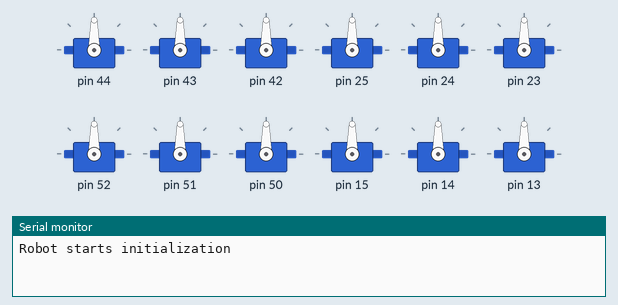
The sketch below on a simulated Arduino Nano, built with avr-gcc and run on an emulated ATmega328P. Parts: 12 × servo, the last lines printed to the serial monitor.

Above: at 1.2 s.
At 7.08 s:
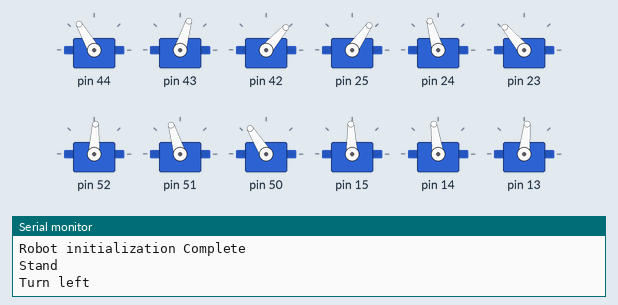
At 14.2 s:
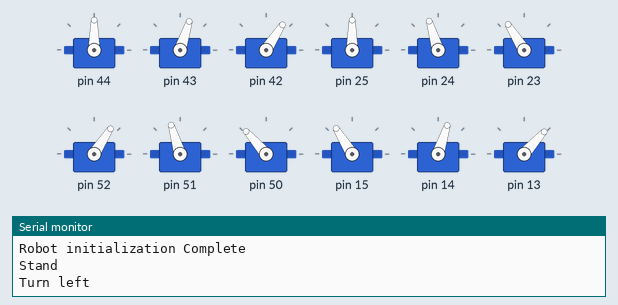
At 23.4 s:
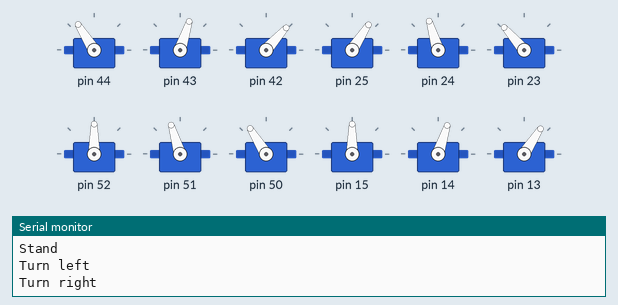
At 30.5 s:
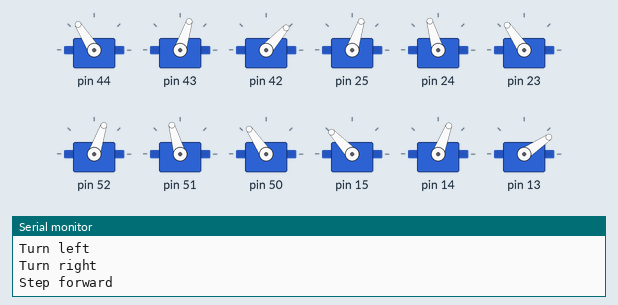
At 37.6 s:
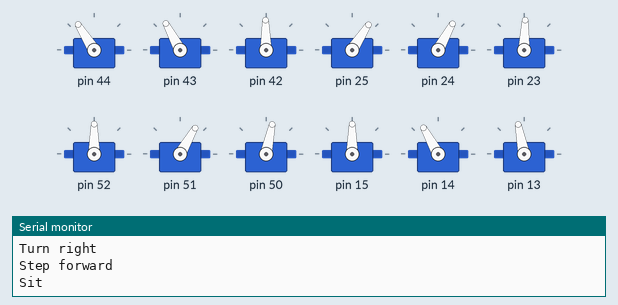
Timing chart, 0 to 39.1 s (numbered marks = the images above):
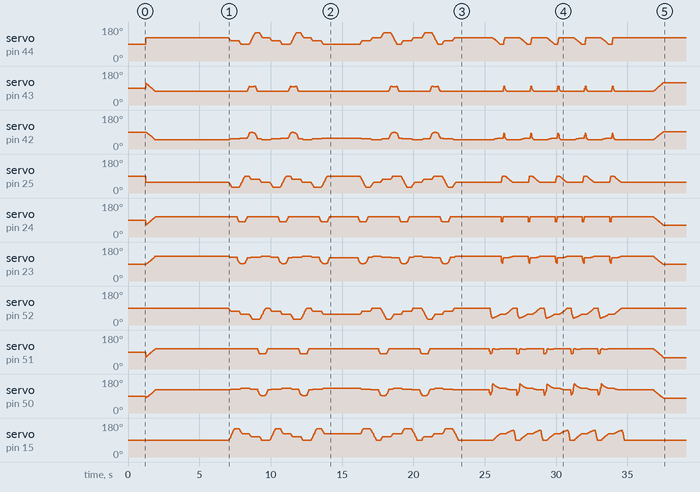

The sketch:

KRPAI.ino
```cpp
/* -----------------------------------------------------------------------------
  - Project: Remote control Crawling robot
  - Author:  panerqiang@sunfounder.com
  - Date:  2015/1/27
   -----------------------------------------------------------------------------
  - Overview
  - This project was written for the Crawling robot desigened by Sunfounder.
    This version of the robot has 4 legs, and each leg is driven by 3 servos.
  This robot is driven by a Ardunio Nano Board with an expansion Board.
  We recommend that you view the product documentation before using.
  - Request
  - This project requires some library files, which you can find in the head of
    this file. Make sure you have installed these files.
  - How to
  - Before use,you must to adjust the robot,in order to make it more accurate.
    - Adjustment operation
    1.uncomment ADJUST, make and run
    2.comment ADJUST, uncomment VERIFY
    3.measure real sites and set to real_site[4][3], make and run
    4.comment VERIFY, make and run
  The document describes in detail how to operate.

   ---------------------------------------------------------------------------*/

/* Includes ------------------------------------------------------------------*/
#include <Servo.h>							//control servos
#include <FlexiTimer2.h>			  //set a timer to manage all servos

#include "Config.h"             //Robot settings
#include "Servo_Generic.h"      //Servo
#include "Kinematics.h"         //Kinematics algoritm
#include "Gait.h"               //Gait
#include "Ultrasonic.h"         //Ultrasonic sensor
#include "MazeSolving.h"        //Maze solving algoritm
#include "Command.h"            //Command DEBUG


/*
- setup function
  ---------------------------------------------------------------------------*/
void setup()
{
    //start serial for debug
    Serial.begin(115200);
    Serial.println(F("Robot starts initialization"));

    command_init();

    site_init();           //init default site
    servo_init();        //initialize servos
    start_servo_service(); //start servo service

    Serial.println(F("Robot initialization Complete"));

    Serial.println(F("Stand"));
    stand();
    delay(5000);
}

/*
  - loop function
   ---------------------------------------------------------------------------*/
void loop()
{

    Serial.println(F("Turn left"));
    turn_left(5);
    delay(2000);

    Serial.println(F("Turn right"));
    turn_right(5);
    delay(2000);

    Serial.println(F("Step forward"));
    step_forward(10);
    delay(2000);

    Serial.println(F("Sit"));
    sit();
    delay(5000);
}
```

ATMega128_Arduino_Pin.h
```cpp
#define PORT_A_0 44
#define PORT_A_1 43
#define PORT_A_2 42
#define PORT_A_3 41
#define PORT_A_4 40
#define PORT_A_5 39
#define PORT_A_6 38
#define PORT_A_7 38

#define PORT_B_0 8      //SS
#define PORT_B_1 9      //SCK
#define PORT_B_2 10     //MOSI
#define PORT_B_3 11     //MISO
#define PORT_B_4 12
#define PORT_B_5 13
#define PORT_B_6 14
#define PORT_B_7 15

#define PORT_C_0 28
#define PORT_C_1 29
#define PORT_C_2 30
#define PORT_C_3 31
#define PORT_C_4 32
#define PORT_C_5 33
#define PORT_C_6 34
#define PORT_C_7 35

#define PORT_D_0 18     //SDA
#define PORT_D_1 19     //SCL
#define PORT_D_2 20     //RX1
#define PORT_D_3 21     //TX1
#define PORT_D_4 22
#define PORT_D_5 23
#define PORT_D_6 24
#define PORT_D_7 25

#define PORT_E_0 0      //RX0
#define PORT_E_1 1      //TX0
#define PORT_E_2 2
#define PORT_E_3 3
#define PORT_E_4 4
#define PORT_E_5 5
#define PORT_E_6 6
#define PORT_E_7 7

#define PORT_F_0 45     //Analog 0
#define PORT_F_1 46     //Analog 1
#define PORT_F_2 47     //Analog 2
#define PORT_F_3 48     //Analog 3
#define PORT_F_4 49     //Analog 4
#define PORT_F_5 50     //Analog 5
#define PORT_F_6 51     //Analog 6
#define PORT_F_7 52     //Analog 7

#define PORT_G_0 26
#define PORT_G_1 27
#define PORT_G_2 36
#define PORT_G_3 16
#define PORT_G_4 17
#define PORT_G_5 53
```

Command.h
```cpp
/* Commands --------------------------------------------------------------------*/
#if DEBUG_COMMAND && DEBUG
    #include <CommandHandler.h>
    CommandHandler<> SerialCommandHandler(Serial, '[', ']');
#endif


void command_init(void)
{
    #if DEBUG_COMMAND && DEBUG
    SerialCommandHandler.AddCommand(F("servo_angle"),   Cmd_SetServoAngle);
    SerialCommandHandler.AddCommand(F("servo_pos"),     Cmd_SetServoPos);

    SerialCommandHandler.AddCommand(F("stand"),         Cmd_Stand);
    SerialCommandHandler.AddCommand(F("sit"),           Cmd_Sit);
    SerialCommandHandler.AddCommand(F("turn_right"),    Cmd_Turn_Right);
    SerialCommandHandler.AddCommand(F("turn_left"),     Cmd_Turn_Left);
    SerialCommandHandler.AddCommand(F("step_forward"),  Cmd_Step_Forward);
    SerialCommandHandler.AddCommand(F("step_back"),     Cmd_Step_Back);
    SerialCommandHandler.AddCommand(F("body_left"),     Cmd_Body_Left);
    SerialCommandHandler.AddCommand(F("body_right"),    Cmd_Body_Right);
    SerialCommandHandler.AddCommand(F("hand_wave"),     Cmd_Hand_Wave);
    SerialCommandHandler.AddCommand(F("hand_shake"),    Cmd_Hand_Shake);

    SerialCommandHandler.SetDefaultHandler(Cmd_Unknown);
    #endif
}

#if DEBUG_COMMAND && DEBUG

void Cmd_Unknown()
{
    Serial.println(F("Unknown command."));
}

void Cmd_SetServoAngle(CommandParameter &Parameters)
{
    int leg_number = Parameters.NextParameterAsInteger();

    if (leg_number < 0 || leg_number >= 4)
        return;

    int servo_number = Parameters.NextParameterAsInteger();

    if (servo_number < 0 || servo_number >= 3)
        return;

    int angle = Parameters.NextParameterAsInteger();

    if (angle < 0 || angle >= 180)
        return;

    servo[leg_number][servo_number].write(angle);
}

void Cmd_SetServoPos(CommandParameter &Parameters)
{
    uint8_t leg = Parameters.NextParameterAsInteger();
    uint8_t x = Parameters.NextParameterAsInteger();
    uint8_t y = Parameters.NextParameterAsInteger();
    uint8_t z = Parameters.NextParameterAsInteger();
    uint8_t speed = Parameters.NextParameterAsInteger();

    if (leg < 0 || leg >= 4)
        return;

    move_speed = speed;
    set_site(leg, x, y, z);
    wait_reach(leg);
}

void Cmd_Stand(CommandParameter &Parameters)
{
    stand();
}

void Cmd_Sit(CommandParameter &Parameters)
{
    sit();
}

void Cmd_Turn_Right(CommandParameter &Parameters)
{
    uint16_t param = Parameters.NextParameterAsInteger();

    if (param > 0)
        turn_right(param);
}


void Cmd_Turn_Left(CommandParameter &Parameters)
{
    uint16_t param = Parameters.NextParameterAsInteger();

    if (param > 0)
        turn_left(param);
}


void Cmd_Step_Forward(CommandParameter &Parameters)
{
    uint16_t param = Parameters.NextParameterAsInteger();

    if (param > 0)
        step_forward(param);
}

void Cmd_Step_Back(CommandParameter &Parameters)
{
    uint16_t param = Parameters.NextParameterAsInteger();

    if (param > 0)
        step_back(param);
}

void Cmd_Body_Left(CommandParameter &Parameters)
{
    uint16_t param = Parameters.NextParameterAsInteger();

    if (param > 0)
        body_left(param);
}

void Cmd_Body_Right(CommandParameter &Parameters)
{
    uint16_t param = Parameters.NextParameterAsInteger();

    if (param > 0)
        body_right(param);
}

void Cmd_Hand_Wave(CommandParameter &Parameters)
{
    uint16_t param = Parameters.NextParameterAsInteger();

    if (param > 0)
        hand_wave(param);
}

void Cmd_Hand_Shake(CommandParameter &Parameters)
{
    uint16_t param = Parameters.NextParameterAsInteger();

    if (param > 0)
        hand_shake(param);
}
#endif
```

Kinematics.h
```cpp
/* Size of the robot ---------------------------------------------------------*/
float length_a = L_FEMUR;           //Femur
float length_b = L_TIBIA;           //Tibia
float length_c = L_COXA;            //Coxa
float length_side = L_SIDE_LEG;     //Length between leg
float z_absolute = -50;             //max z coordinates
/* Constants for movement ----------------------------------------------------*/
float z_default = -85;              //z default coordinates
float z_up = -65;                   //z up coordinates
float z_boot = z_absolute;          //z sit coordinates
float x_default = 62;
float x_offset = 0;
float y_start = 0;
float y_step = 40;
/* variables for movement ----------------------------------------------------*/
volatile float site_now[4][3];    //real-time coordinates of the end of each leg
volatile float site_expect[4][3]; //expected coordinates of the end of each leg
float temp_speed[4][3];           //each axis' speed, needs to be recalculated before each movement
float move_speed;                 //movement speed
float speed_multiple = 1;         //movement speed multiple
float spot_turn_speed = 3;
float leg_move_speed = 10;
float body_move_speed = 1.5;
float stand_seat_speed = 1;
volatile int rest_counter; //+1/0.02s, for automatic rest
//function's parameter
const float KEEP = 255;
//define PI for calculation
const float pi = 3.1415926;
/* Constants for turn --------------------------------------------------------*/
//temp length
const float temp_a = sqrt(pow(2 * x_default + length_side, 2) + pow(y_step, 2));
const float temp_b = 2 * (y_start + y_step) + length_side;
const float temp_c = sqrt(pow(2 * x_default + length_side, 2) + pow(2 * y_start + y_step + length_side, 2));
const float temp_alpha = acos((pow(temp_a, 2) + pow(temp_b, 2) - pow(temp_c, 2)) / 2 / temp_a / temp_b);
//site for turn
const float turn_x1 = (temp_a - length_side) / 2;
const float turn_y1 = y_start + y_step / 2;
const float turn_x0 = turn_x1 - temp_b * cos(temp_alpha);
const float turn_y0 = temp_b * sin(temp_alpha) - turn_y1 - length_side;
/* ---------------------------------------------------------------------------*/

void start_servo_service(void);
void site_init(void);
void servo_service(void);
void set_site(uint8_t leg, float x, float y, float z);
void wait_reach(uint8_t leg);
void wait_all_reach(void);
void set_site(void);
void cartesian_to_polar(volatile float &alpha, volatile float &beta, volatile float &gamma,
                        volatile float x, volatile float y, volatile float z);
void polar_to_servo(uint8_t leg, float &alpha, float &beta, float &gamma);
void write_to_servo(uint8_t leg, float alpha, float beta, float gamma);


void start_servo_service(void)
{
    //start servo service
    FlexiTimer2::set(20, servo_service);
    FlexiTimer2::start();

    Serial.println("Servo service started");
}


void site_init(void)
{
    //initialize default parameter
    set_site(0, x_default - x_offset, y_start + y_step, z_boot);
    set_site(1, x_default - x_offset, y_start + y_step, z_boot);
    set_site(2, x_default + x_offset, y_start, z_boot);
    set_site(3, x_default + x_offset, y_start, z_boot);

    for (uint8_t i = 0; i < 4; i++)
    {
        for (uint8_t j = 0; j < 3; j++)
        {
            site_now[i][j] = site_expect[i][j];
        }
    }
}


/*
  - microservos service /timer interrupt function/50Hz
  - when set site expected,this function move the end point to it in a straight line
  - temp_speed[4][3] should be set before set expect site,it make sure the end point
   move in a straight line,and decide move speed.
   ---------------------------------------------------------------------------*/
void servo_service(void)
{
    sei();
    static float alpha, beta, gamma;

    for (uint8_t i = 0; i < 4; i++)
    {
        for (uint8_t j = 0; j < 3; j++)
        {
            if (abs(site_now[i][j] - site_expect[i][j]) >= abs(temp_speed[i][j]))
                site_now[i][j] += temp_speed[i][j];
            else
                site_now[i][j] = site_expect[i][j];
        }

        cartesian_to_polar(alpha, beta, gamma, site_now[i][0], site_now[i][1], site_now[i][2]);
        polar_to_servo(i, alpha, beta, gamma);
        write_to_servo(i, alpha, beta, gamma);
    }

    rest_counter++;
}


/*
  - set one of end points' expect site
  - this founction will set temp_speed[4][3] at same time
  - non - blocking function
   ---------------------------------------------------------------------------*/
void set_site(uint8_t leg, float x, float y, float z)
{
    float length_x = 0, length_y = 0, length_z = 0;

    if (x != KEEP)
        length_x = x - site_now[leg][0];
    if (y != KEEP)
        length_y = y - site_now[leg][1];
    if (z != KEEP)
        length_z = z - site_now[leg][2];

    float length = sqrt(pow(length_x, 2) + pow(length_y, 2) + pow(length_z, 2));

    temp_speed[leg][0] = length_x / length * move_speed * speed_multiple;
    temp_speed[leg][1] = length_y / length * move_speed * speed_multiple;
    temp_speed[leg][2] = length_z / length * move_speed * speed_multiple;

    if (x != KEEP)
        site_expect[leg][0] = x;
    if (y != KEEP)
        site_expect[leg][1] = y;
    if (z != KEEP)
        site_expect[leg][2] = z;
}


/*
  - wait one of end points move to expect site
  - blocking function
   ---------------------------------------------------------------------------*/
void wait_reach(uint8_t leg)
{
    while (1)
    {
        if (site_now[leg][0] != site_expect[leg][0])
            continue;

        if (site_now[leg][1] != site_expect[leg][1])
            continue;

        if (site_now[leg][2] != site_expect[leg][2])
            continue;

        break;

    }
}


/*
  - wait all of end points move to expect site
  - blocking function
   ---------------------------------------------------------------------------*/
void wait_all_reach(void)
{
    for (uint8_t i = 0; i < 4; i++)
    {
        wait_reach(i);
    }

    #if GAIT_DEBUG && DEBUG
        delay(GAIT_DELAYS);
    #endif
}


/*
  - trans site from cartesian to polar
  - mathematical model 2/2
   ---------------------------------------------------------------------------*/
void cartesian_to_polar(volatile float &alpha, volatile float &beta, volatile float &gamma,
                        volatile float x, volatile float y, volatile float z)
{
    //calculate w-z degree
    float v, w;
    w = (x >= 0 ? 1 : -1) * (sqrt(pow(x, 2) + pow(y, 2)));
    v = w - length_c;
    alpha = atan2(z, v) + acos((pow(length_a, 2) - pow(length_b, 2) + pow(v, 2) + pow(z, 2)) / 2 / length_a / sqrt(pow(v, 2) + pow(z, 2)));
    beta = acos((pow(length_a, 2) + pow(length_b, 2) - pow(v, 2) - pow(z, 2)) / 2 / length_a / length_b);
    //calculate x-y-z degree
    gamma = (w >= 0) ? atan2(y, x) : atan2(-y, -x);

    //trans degree pi->180
    alpha = alpha / pi * 180;
    beta = beta / pi * 180;
    gamma = gamma / pi * 180;
}


void polar_to_servo(uint8_t leg, float &alpha, float &beta, float &gamma)
{
    switch(leg){
        case 1:                         //Rear Right
        case 2:                         //Front Left
            alpha = 90 - alpha;
            beta = beta + 20;
            gamma = 90 - gamma;
            break;
        case 0:                         //Front Right
        case 3:                         //Rear Left
            alpha = 90 + alpha;
            beta = 180 - beta - 20;
            gamma += 90;
            break;
    }
}

void write_to_servo(uint8_t leg, float alpha, float beta, float gamma)
{
    setServo(leg, 0, gamma);    //Coxa
    setServo(leg, 1, alpha);    //Femur
    setServo(leg, 2, beta);     //Tibia

    #if DEBUG && SERVO_DEBUG
        Serial.print(F("Write to Leg "));
        Serial.print(leg);
        Serial.print(F("\tCoxa  : "));
        Serial.print(gamma);
        Serial.print(F("\tFemur : "));
        Serial.print(alpha);
        Serial.print(F("\tTibia  : "));
        Serial.print(beta);
        Serial.println();
    #endif
}
```

MazeSolving.h
```cpp
char path[100];

uint8_t path_length = 0;
uint8_t path_index = 0;

void recIntersection(char direction);
void simplifyPath(void);
void mazeOptimization(void);
void mazeTurn(char dir);

void recIntersection(char direction)
{
    path[path_length] = direction; // Store the intersection in the path variable.
    path_length++;
    simplifyPath(); // Simplify the learned path.
}

void simplifyPath()
{
    // only simplify the path if the second-to-last turn was a 'B'
    if (path_length < 3 || path[path_length - 2] != 'B')
        return;

    int totalAngle = 0;
    int i;

    for (i = 1; i <= 3; i++)
    {
        switch (path[path_length - i])
        {
            case 'R':
                totalAngle += 90;
                break;
            case 'L':
                totalAngle += 270;
                break;
            case 'B':
                totalAngle += 180;
                break;
        }
    }

    // Get the angle as a number between 0 and 360 degrees.
    totalAngle = totalAngle % 360;
    // Replace all of those turns with a single one.
    switch (totalAngle)
    {
        case 0:
            path[path_length - 3] = 'S';
            break;
        case 90:
            path[path_length - 3] = 'R';
            break;
        case 180:
            path[path_length - 3] = 'B';
            break;
        case 270:
            path[path_length - 3] = 'L';
            break;
    }
    // The path is now two steps shorter.
    path_length -= 2;
}

void mazeOptimization(void)
{
    // while (!status)
    // {
        // readLFSsensors();
        // switch (mode)
        // {
        //     case FOLLOWING_LINE:
        //         // followingLine();
        //         break;
        //     case CONT_LINE:
        //     case LEFT_TURN:
        //     case RIGHT_TURN:
        //         if (path_index >= path_length){
        //             // mazeEnd();
        //         } else {
        //             // mazeTurn(path[path_index]);
        //             path_index++;
        //         }
        //         break;
        // }
    // }
}

void mazeTurn(char dir)
{
    switch (dir)
    {
        case 'L': // Turn Left
            // goAndTurn(LEFT, 90);
            break;

        case 'R': // Turn Right
            // goAndTurn(RIGHT, 90);
            break;

        case 'B': // Turn Back
            // goAndTurn(RIGHT, 800);
            break;

        case 'S': // Go Straight
            // runExtraInch();
            break;
    }
}
```

Source omitted: Gait.h (14434 bytes), Servo_Generic.h (1321 bytes), Ultrasonic.h (1546 bytes), Config.h (3586 bytes)
